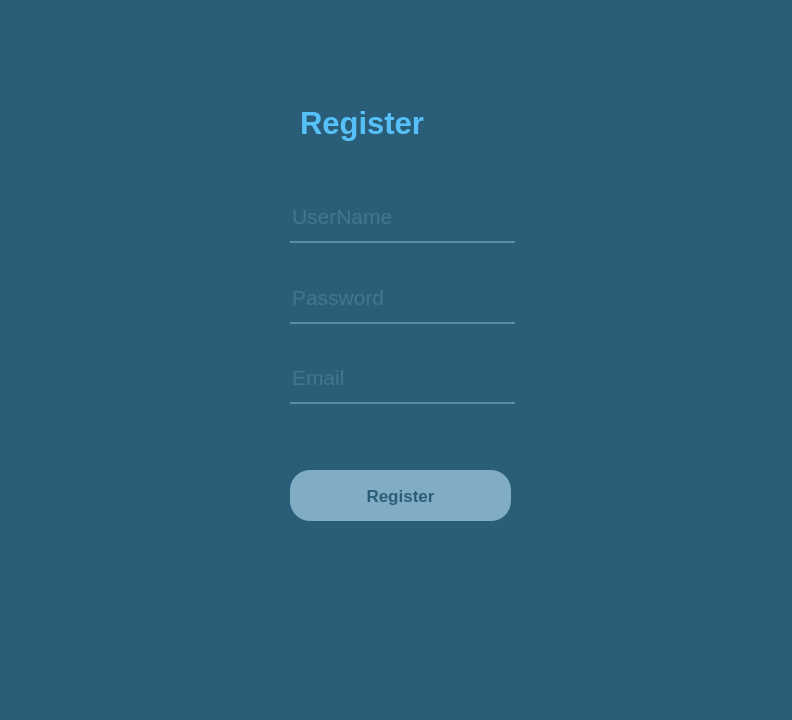
<?xml version="1.0" encoding="UTF-8"?>
<ui version="4.0">
 <class>Form</class>
 <widget class="QWidget" name="Form">
  <property name="geometry">
   <rect>
    <x>0</x>
    <y>0</y>
    <width>792</width>
    <height>720</height>
   </rect>
  </property>
  <property name="windowTitle">
   <string>Form</string>
  </property>
  <property name="styleSheet">
   <string notr="true">background-color: rgb(42, 93, 120);</string>
  </property>
  <widget class="QLineEdit" name="lineEdit_2">
   <property name="geometry">
    <rect>
     <x>290</x>
     <y>280</y>
     <width>225</width>
     <height>44</height>
    </rect>
   </property>
   <property name="font">
    <font>
     <pointsize>16</pointsize>
    </font>
   </property>
   <property name="styleSheet">
    <string notr="true">background-color: rgba(0, 0, 0, 0);
border: none;
border-bottom: 2px solid rgba(161, 217, 247,97);
color: rgba(161, 217, 247,97);
padding-bottom: 7px;
</string>
   </property>
   <property name="placeholderText">
    <string>Password</string>
   </property>
  </widget>
  <widget class="QLabel" name="label">
   <property name="geometry">
    <rect>
     <x>300</x>
     <y>100</y>
     <width>171</width>
     <height>46</height>
    </rect>
   </property>
   <property name="font">
    <font>
     <pointsize>23</pointsize>
     <weight>75</weight>
     <bold>true</bold>
    </font>
   </property>
   <property name="styleSheet">
    <string notr="true">background-color: rgba(255, 255, 255, 0);
color: rgb(87, 192, 249);</string>
   </property>
   <property name="text">
    <string>Register</string>
   </property>
  </widget>
  <widget class="QLineEdit" name="lineEdit">
   <property name="geometry">
    <rect>
     <x>290</x>
     <y>199</y>
     <width>225</width>
     <height>44</height>
    </rect>
   </property>
   <property name="font">
    <font>
     <pointsize>16</pointsize>
    </font>
   </property>
   <property name="styleSheet">
    <string notr="true">background-color: rgba(0, 0, 0, 0);
border: none;
border-bottom: 2px solid rgba(161, 217, 247,97);
color: rgba(161, 217, 247,97);
padding-bottom: 7px;
</string>
   </property>
   <property name="placeholderText">
    <string>UserName</string>
   </property>
  </widget>
  <widget class="QPushButton" name="pushButton">
   <property name="geometry">
    <rect>
     <x>290</x>
     <y>470</y>
     <width>221</width>
     <height>51</height>
    </rect>
   </property>
   <property name="font">
    <font>
     <pointsize>13</pointsize>
     <weight>75</weight>
     <bold>true</bold>
    </font>
   </property>
   <property name="styleSheet">
    <string notr="true">background-color: rgb(128, 172, 196);
color: rgb(42, 93, 120);
border-radius: 20px;</string>
   </property>
   <property name="text">
    <string>Register</string>
   </property>
  </widget>
  <widget class="QLineEdit" name="lineEdit_3">
   <property name="geometry">
    <rect>
     <x>290</x>
     <y>360</y>
     <width>225</width>
     <height>44</height>
    </rect>
   </property>
   <property name="font">
    <font>
     <pointsize>16</pointsize>
    </font>
   </property>
   <property name="styleSheet">
    <string notr="true">background-color: rgba(0, 0, 0, 0);
border: none;
border-bottom: 2px solid rgba(161, 217, 247,97);
color: rgba(161, 217, 247,97);
padding-bottom: 7px;
</string>
   </property>
   <property name="placeholderText">
    <string>Email</string>
   </property>
  </widget>
 </widget>
 <resources/>
 <connections/>
</ui>
